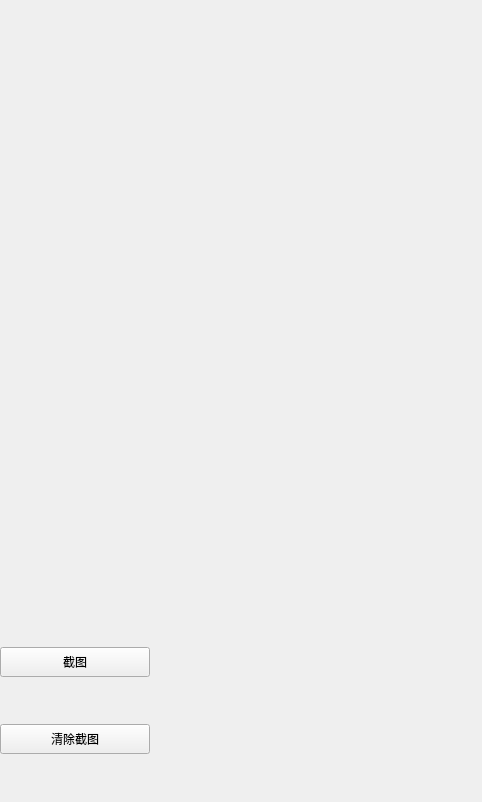
<?xml version="1.0" encoding="UTF-8"?>
<ui version="4.0">
 <class>OpenCVCameraDemoClass</class>
 <widget class="QWidget" name="OpenCVCameraDemoClass">
  <property name="geometry">
   <rect>
    <x>0</x>
    <y>0</y>
    <width>482</width>
    <height>802</height>
   </rect>
  </property>
  <property name="windowTitle">
   <string>OpenCVCameraDemo</string>
  </property>
  <layout class="QVBoxLayout" name="verticalLayout_2">
   <property name="spacing">
    <number>0</number>
   </property>
   <property name="margin">
    <number>0</number>
   </property>
   <item>
    <layout class="QVBoxLayout" name="verticalLayout">
     <property name="spacing">
      <number>0</number>
     </property>
     <item>
      <widget class="QFrame" name="VideoFrame">
       <property name="minimumSize">
        <size>
         <width>480</width>
         <height>600</height>
        </size>
       </property>
       <layout class="QHBoxLayout" name="horizontalLayout_2">
        <property name="spacing">
         <number>0</number>
        </property>
        <property name="margin">
         <number>0</number>
        </property>
       </layout>
      </widget>
     </item>
     <item>
      <widget class="QFrame" name="ContorlFrame">
       <property name="minimumSize">
        <size>
         <width>480</width>
         <height>200</height>
        </size>
       </property>
       <layout class="QHBoxLayout" name="horizontalLayout">
        <property name="spacing">
         <number>0</number>
        </property>
        <property name="margin">
         <number>0</number>
        </property>
        <item>
         <layout class="QVBoxLayout" name="verticalLayout_5">
          <property name="spacing">
           <number>0</number>
          </property>
          <item>
           <widget class="QFrame" name="btnFrame">
            <property name="minimumSize">
             <size>
              <width>160</width>
              <height>200</height>
             </size>
            </property>
            <layout class="QVBoxLayout" name="verticalLayout_6">
             <property name="spacing">
              <number>0</number>
             </property>
             <property name="margin">
              <number>0</number>
             </property>
             <item>
              <widget class="QPushButton" name="btnCapture">
               <property name="minimumSize">
                <size>
                 <width>150</width>
                 <height>30</height>
                </size>
               </property>
               <property name="maximumSize">
                <size>
                 <width>150</width>
                 <height>30</height>
                </size>
               </property>
               <property name="text">
                <string>截图</string>
               </property>
              </widget>
             </item>
             <item>
              <widget class="QPushButton" name="btnClear">
               <property name="minimumSize">
                <size>
                 <width>150</width>
                 <height>30</height>
                </size>
               </property>
               <property name="maximumSize">
                <size>
                 <width>150</width>
                 <height>30</height>
                </size>
               </property>
               <property name="text">
                <string>清除截图</string>
               </property>
              </widget>
             </item>
            </layout>
           </widget>
          </item>
         </layout>
        </item>
        <item>
         <layout class="QVBoxLayout" name="verticalLayout_4">
          <property name="spacing">
           <number>0</number>
          </property>
          <item>
           <widget class="QFrame" name="labelFrame">
            <property name="minimumSize">
             <size>
              <width>160</width>
              <height>200</height>
             </size>
            </property>
            <layout class="QHBoxLayout" name="horizontalLayout_3">
             <property name="spacing">
              <number>0</number>
             </property>
             <property name="margin">
              <number>0</number>
             </property>
             <item>
              <widget class="QLabel" name="labelCapture">
               <property name="minimumSize">
                <size>
                 <width>144</width>
                 <height>180</height>
                </size>
               </property>
               <property name="maximumSize">
                <size>
                 <width>144</width>
                 <height>180</height>
                </size>
               </property>
               <property name="text">
                <string/>
               </property>
              </widget>
             </item>
            </layout>
           </widget>
          </item>
         </layout>
        </item>
        <item>
         <layout class="QVBoxLayout" name="verticalLayout_3">
          <property name="spacing">
           <number>0</number>
          </property>
          <item>
           <widget class="QFrame" name="datetimeFrame">
            <property name="minimumSize">
             <size>
              <width>160</width>
              <height>200</height>
             </size>
            </property>
            <layout class="QVBoxLayout" name="ba">
             <property name="spacing">
              <number>0</number>
             </property>
             <property name="margin">
              <number>0</number>
             </property>
            </layout>
           </widget>
          </item>
         </layout>
        </item>
       </layout>
      </widget>
     </item>
    </layout>
   </item>
  </layout>
 </widget>
 <layoutdefault spacing="6" margin="11"/>
 <resources>
  <include location="OpenCVCameraDemo.qrc"/>
 </resources>
 <connections/>
</ui>
